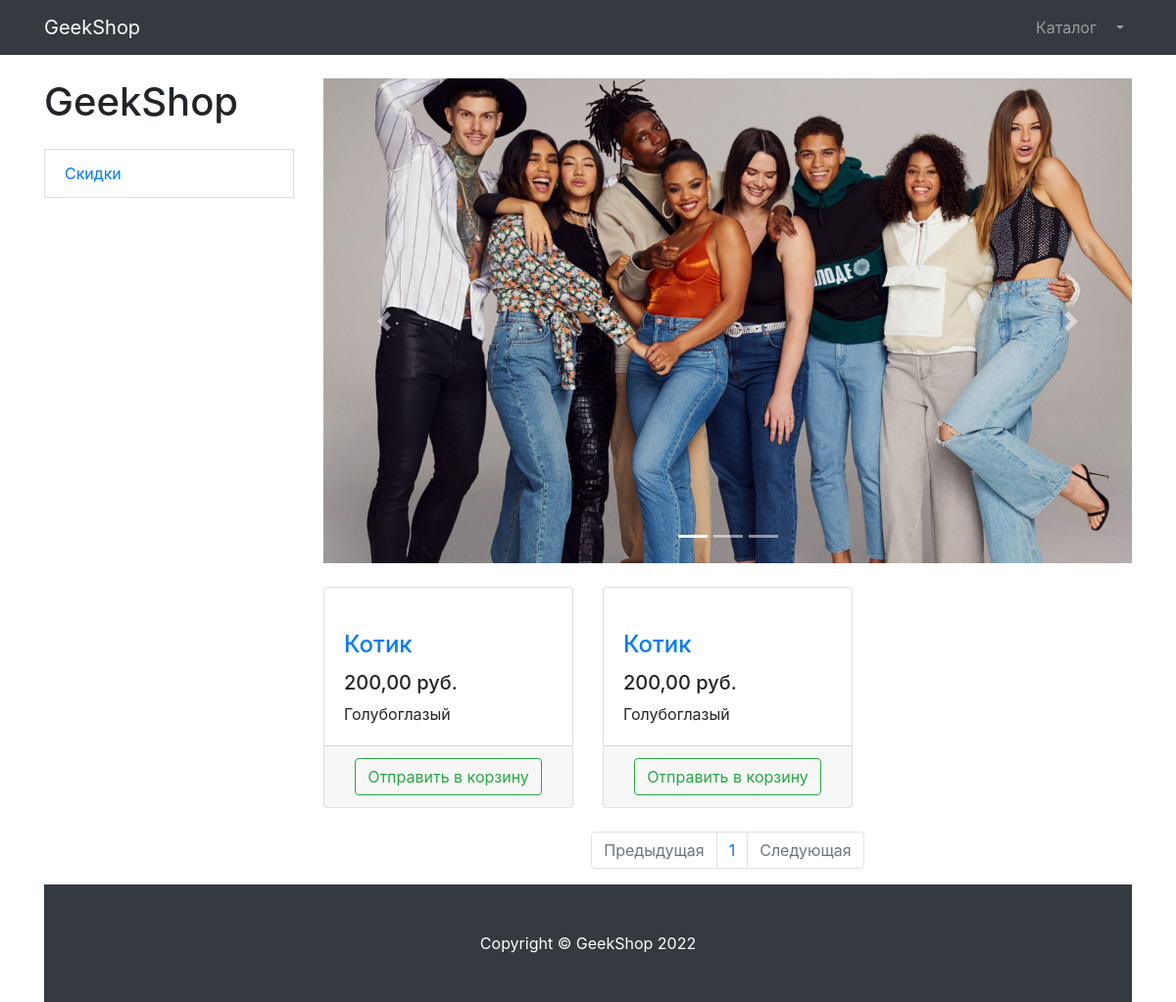
/products/abc/ (signed in), run on the app's committed database.
### products/models.py (models this page shows, shortened)
class ProductCategory(models.Model):
    name = models.CharField(max_length=64, unique=True)
    description = models.TextField(blank=True, null=True)
    is_active = models.BooleanField('активность', default=True)

class Product(models.Model):
    name = models.CharField(max_length=256)
    image = models.ImageField(upload_to='products_images', blank=True, null=True)
    description = models.CharField(max_length=256)
    price = models.DecimalField(max_digits=8, decimal_places=2, default=0)
    quantity = models.PositiveIntegerField(default=0)
    category = models.ForeignKey(ProductCategory, on_delete=models.CASCADE)
    is_active = models.BooleanField('активность', default=True)

### products/views.py (the view)
# urls.py: path('products/', include('products.urls', namespace='products')),
def products(request, category_id=None, page=1):
    if category_id:
        products = Product.objects.filter(category_id=category_id)
    else:
        products = Product.objects.all()
    paginator = Paginator(object_list=products, per_page=3)
    try:
        products_paginator = paginator.page(page)
    except PageNotAnInteger:
        products_paginator = paginator.page(1)
    except EmptyPage:
        products_paginator = paginator.page(paginator.num_pages)
    context = {
        'title': 'GeekShop - Продукты',
        'categories':  ProductCategory.objects.all(),
        'products': products_paginator
    }
    return render(request, 'products/products.html', context)

### products/templates/products/products.html (shortened to what this page needs)
{% extends 'products/base.html'%}
{% load static %}
{% block css %}
    <link href="{% static 'css/products.css' %}" rel="stylesheet">
{% endblock %}
{% block content %}
        <div class="container">
        <div class="row">
            <div class="col-lg-3">
                <h1 class="my-4">GeekShop</h1>
                {% for category in categories %}
                    {% if category.is_active %}
                        <a href="{% url 'products:category' category.id %}" class="list-group-item">
                            {{ category.name }}
                        </a>
                    {% endif %}
                    {% endfor %}
                </div>
            <div class="col-lg-9">
                <div id="carouselExampleIndicators" class="carousel slide my-4" data-ride="carousel">
                    <ol class="carousel-indicators">
                        <li data-target="#carouselExampleIndicators" data-slide-to="0" class="active"></li>
                        <li data-target="#carouselExampleIndicators" data-slide-to="1"></li>
                        <li data-target="#carouselExampleIndicators" data-slide-to="2"></li>
                    </ol>
                    <div class="carousel-inner" role="listbox">
                        <div class="carousel-item active">
                            <img class="d-block img-fluid" src="{% static 'vendor/img/slides/slide-1.jpg' %}" alt="First slide">
                        </div>
                    </div>
                    <a class="carousel-control-prev" href="#carouselExampleIndicators" role="button" data-slide="prev">
                        <span class="carousel-control-prev-icon" aria-hidden="true"></span>
                    </a>
                    <a class="carousel-control-next" href="#carouselExampleIndicators" role="button" data-slide="next">
                        <span class="carousel-control-next-icon" aria-hidden="true"></span>
                    </a>
                </div>
                {% include 'products/product_list.html' %}
                <nav aria-label="Page navigation example">
                    <ul class="pagination justify-content-center">
                        <li class="page-item {% if not products.has_previous %} disabled {% endif %}">
                            <a class="page-link"
                               href="{% if products.has_previous %}
                                {% url 'products:page' products.previous_page_number %} {% else %} # {% endif %}"
                               tabindex="-1"
                               aria-disabled="true">Предыдущая</a>
                        </li>
                    {% for page in products.paginator.page_range %}
                        <li class="page-item">
                            <a class="page-link" href="{% url 'products:page' page %}">{{ page }}</a></li>
                    {% endfor %}
                        <li class="page-item {% if not products.has_next %} disabled {% endif %} ">
                            <a class="page-link"
                               href="{% if products.has_next %} {% url 'products:page' products.next_page_number %}
                            {% else %}#{% endif %}">Следующая</a>
                        </li>
                    </ul>
                </nav>
            </div>
        </div>
{% endblock %}
{% block footer %}
    <footer class="py-5 bg-dark">
    <div class="container">
        <p class="m-0 text-center text-white">Copyright &copy; GeekShop 2022</p>
    </div>
</footer>
{% endblock %}

### products/templates/products/product_list.html (shortened to what this page needs)
<div class="product_list">
    {% if products %}
        <div class="row">
            {% for product in products %}
                {% if product.is_active %}
                    <div class="col-lg-4 col-md-6 mb-4">
                    <div class="card h-100">
                        <a href="#">
                        </a>
                        <div class="card-body">
                            <h4 class="card-title">
                                <a href="#">{{ product.name }}</a>
                            </h4>
                            <h5>{{ product.price|floatformat:2 }} руб.</h5>
                            <p class="card-text">{{ product.description }}</p>
                        </div>
                        <div class="card-footer text-center">
                             <input type="button" value="Отправить в корзину"
                                   class="btn btn-outline-success" id="{{ product.id }}">
                        </div>
                    </div>
                </div>
                {% endif %}
            {% endfor %}
        </div>
    {% else %}
        <h4 class="mt-3 mb-3 text-center">
            Товаров больше нет
        </h4>
    {% endif %}
</div>

### static/css/products.css (style rules this page uses)
body { padding-top: 56px; }

### data on the page
ProductCategory: name "Скидки"
Product: name "Котик", price "200,00", description "Голубоглазый"
Product: name "Котик", price "200,00", description "Голубоглазый"

### other printed values
{{ page }} "1"
